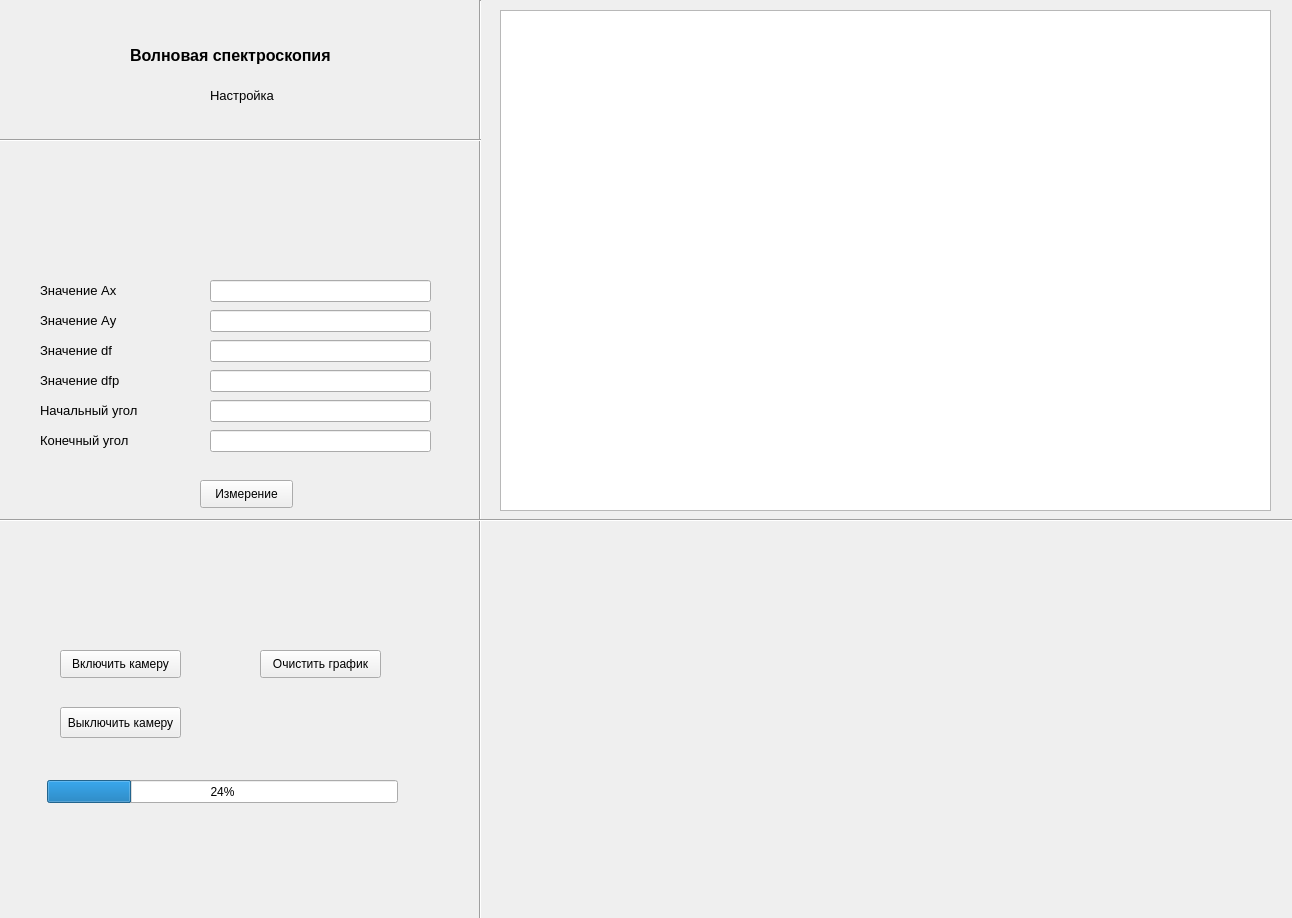
<?xml version="1.0" encoding="UTF-8"?>
<ui version="4.0">
 <class>Form</class>
 <widget class="QWidget" name="Form">
  <property name="geometry">
   <rect>
    <x>0</x>
    <y>0</y>
    <width>1292</width>
    <height>918</height>
   </rect>
  </property>
  <property name="windowTitle">
   <string>Form</string>
  </property>
  <widget class="QLabel" name="label">
   <property name="geometry">
    <rect>
     <x>130</x>
     <y>30</y>
     <width>261</width>
     <height>51</height>
    </rect>
   </property>
   <property name="font">
    <font>
     <pointsize>12</pointsize>
     <weight>75</weight>
     <italic>false</italic>
     <bold>true</bold>
    </font>
   </property>
   <property name="text">
    <string>Волновая спектроскопия</string>
   </property>
  </widget>
  <widget class="QLabel" name="label_2">
   <property name="geometry">
    <rect>
     <x>210</x>
     <y>80</y>
     <width>81</width>
     <height>31</height>
    </rect>
   </property>
   <property name="font">
    <font>
     <pointsize>10</pointsize>
    </font>
   </property>
   <property name="text">
    <string>Настройка</string>
   </property>
  </widget>
  <widget class="QLineEdit" name="ax_input">
   <property name="geometry">
    <rect>
     <x>210</x>
     <y>280</y>
     <width>221</width>
     <height>22</height>
    </rect>
   </property>
  </widget>
  <widget class="QLabel" name="value_ax">
   <property name="geometry">
    <rect>
     <x>40</x>
     <y>280</y>
     <width>101</width>
     <height>21</height>
    </rect>
   </property>
   <property name="font">
    <font>
     <pointsize>10</pointsize>
    </font>
   </property>
   <property name="text">
    <string>Значение Аx</string>
   </property>
  </widget>
  <widget class="QLabel" name="value_ay">
   <property name="geometry">
    <rect>
     <x>40</x>
     <y>310</y>
     <width>101</width>
     <height>21</height>
    </rect>
   </property>
   <property name="font">
    <font>
     <pointsize>10</pointsize>
    </font>
   </property>
   <property name="text">
    <string>Значение Аy</string>
   </property>
  </widget>
  <widget class="QLineEdit" name="ay_input">
   <property name="geometry">
    <rect>
     <x>210</x>
     <y>310</y>
     <width>221</width>
     <height>22</height>
    </rect>
   </property>
  </widget>
  <widget class="QLineEdit" name="df_input">
   <property name="geometry">
    <rect>
     <x>210</x>
     <y>340</y>
     <width>221</width>
     <height>22</height>
    </rect>
   </property>
  </widget>
  <widget class="QLabel" name="value_df">
   <property name="geometry">
    <rect>
     <x>40</x>
     <y>340</y>
     <width>101</width>
     <height>21</height>
    </rect>
   </property>
   <property name="font">
    <font>
     <pointsize>10</pointsize>
    </font>
   </property>
   <property name="text">
    <string>Значение df</string>
   </property>
  </widget>
  <widget class="QLabel" name="label_6">
   <property name="geometry">
    <rect>
     <x>40</x>
     <y>370</y>
     <width>111</width>
     <height>21</height>
    </rect>
   </property>
   <property name="font">
    <font>
     <pointsize>10</pointsize>
    </font>
   </property>
   <property name="text">
    <string>Значение dfp</string>
   </property>
  </widget>
  <widget class="QLineEdit" name="dfp_input">
   <property name="geometry">
    <rect>
     <x>210</x>
     <y>370</y>
     <width>221</width>
     <height>22</height>
    </rect>
   </property>
  </widget>
  <widget class="QLineEdit" name="initial_angle_input">
   <property name="geometry">
    <rect>
     <x>210</x>
     <y>400</y>
     <width>221</width>
     <height>22</height>
    </rect>
   </property>
  </widget>
  <widget class="QLabel" name="initial_angle">
   <property name="geometry">
    <rect>
     <x>40</x>
     <y>400</y>
     <width>131</width>
     <height>21</height>
    </rect>
   </property>
   <property name="font">
    <font>
     <pointsize>10</pointsize>
    </font>
   </property>
   <property name="text">
    <string>Начальный угол</string>
   </property>
  </widget>
  <widget class="QLabel" name="end_angle">
   <property name="geometry">
    <rect>
     <x>40</x>
     <y>430</y>
     <width>121</width>
     <height>21</height>
    </rect>
   </property>
   <property name="font">
    <font>
     <pointsize>10</pointsize>
    </font>
   </property>
   <property name="text">
    <string>Конечный угол</string>
   </property>
  </widget>
  <widget class="QLineEdit" name="end_angle_input">
   <property name="geometry">
    <rect>
     <x>210</x>
     <y>430</y>
     <width>221</width>
     <height>22</height>
    </rect>
   </property>
  </widget>
  <widget class="Line" name="line">
   <property name="geometry">
    <rect>
     <x>470</x>
     <y>0</y>
     <width>20</width>
     <height>921</height>
    </rect>
   </property>
   <property name="orientation">
    <enum>Qt::Vertical</enum>
   </property>
  </widget>
  <widget class="Line" name="line_2">
   <property name="geometry">
    <rect>
     <x>-10</x>
     <y>130</y>
     <width>491</width>
     <height>20</height>
    </rect>
   </property>
   <property name="orientation">
    <enum>Qt::Horizontal</enum>
   </property>
  </widget>
  <widget class="Line" name="line_3">
   <property name="geometry">
    <rect>
     <x>0</x>
     <y>510</y>
     <width>1311</width>
     <height>20</height>
    </rect>
   </property>
   <property name="orientation">
    <enum>Qt::Horizontal</enum>
   </property>
  </widget>
  <widget class="QGraphicsView" name="graphicsView">
   <property name="geometry">
    <rect>
     <x>500</x>
     <y>10</y>
     <width>771</width>
     <height>501</height>
    </rect>
   </property>
  </widget>
  <widget class="QPushButton" name="set_values">
   <property name="geometry">
    <rect>
     <x>200</x>
     <y>480</y>
     <width>93</width>
     <height>28</height>
    </rect>
   </property>
   <property name="text">
    <string>Измерение</string>
   </property>
  </widget>
  <widget class="QLabel" name="label_video">
   <property name="geometry">
    <rect>
     <x>500</x>
     <y>540</y>
     <width>751</width>
     <height>341</height>
    </rect>
   </property>
   <property name="text">
    <string/>
   </property>
  </widget>
  <widget class="QPushButton" name="simulation">
   <property name="geometry">
    <rect>
     <x>60</x>
     <y>650</y>
     <width>121</width>
     <height>28</height>
    </rect>
   </property>
   <property name="text">
    <string>Включить камеру</string>
   </property>
  </widget>
  <widget class="QPushButton" name="clear_graph">
   <property name="geometry">
    <rect>
     <x>260</x>
     <y>650</y>
     <width>121</width>
     <height>28</height>
    </rect>
   </property>
   <property name="text">
    <string>Очистить график</string>
   </property>
  </widget>
  <widget class="QProgressBar" name="set_progress_bar">
   <property name="geometry">
    <rect>
     <x>47</x>
     <y>780</y>
     <width>351</width>
     <height>23</height>
    </rect>
   </property>
   <property name="value">
    <number>24</number>
   </property>
  </widget>
  <widget class="QPushButton" name="destroy_camera">
   <property name="geometry">
    <rect>
     <x>60</x>
     <y>707</y>
     <width>121</width>
     <height>31</height>
    </rect>
   </property>
   <property name="text">
    <string>Выключить камеру</string>
   </property>
  </widget>
 </widget>
 <resources/>
 <connections/>
</ui>
